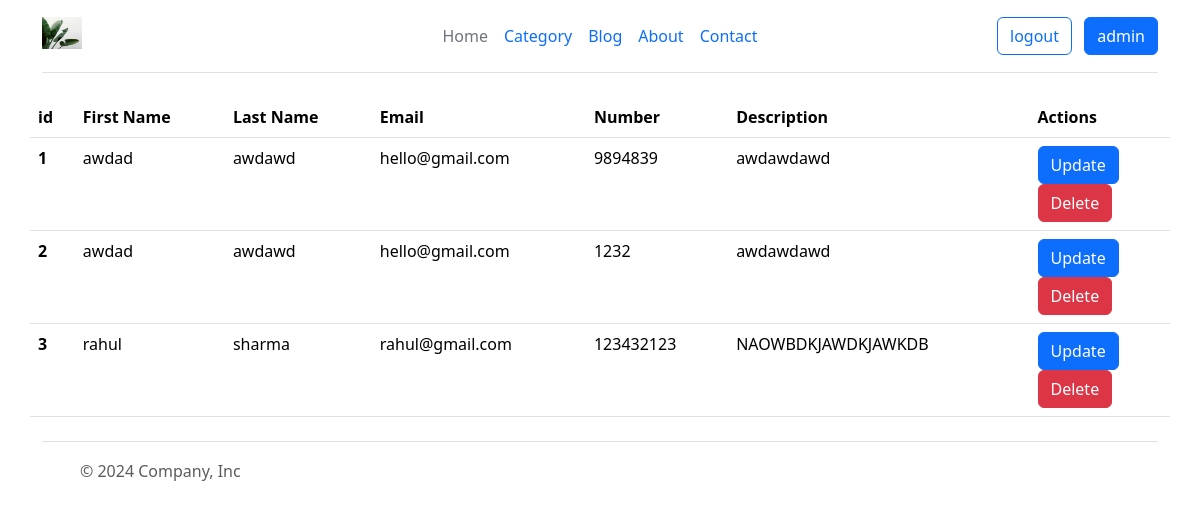
Before: /allContact/ (signed in) with the older database file.
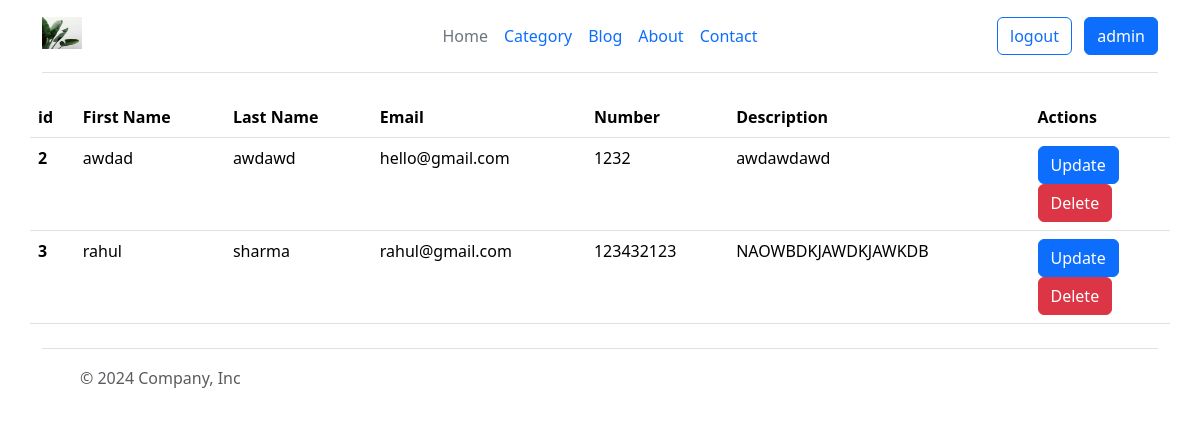
After: the same page with the newer database file.
### contact/models.py (models this page shows, shortened)
class Contact(models.Model):
    first_name = models.CharField(max_length=50)
    last_name = models.CharField(max_length=50)
    email = models.CharField(max_length=50)
    description = models.TextField()
    number = models.CharField(max_length=12)

### contact/views.py (the view)
# urls.py: path('allContact/', views.allContact_view, name="allContact"),
@login_required
def allContact_view(request):
    contact = Contact.objects.all()
    return render(request, "allContact.html", {'contact':contact})

### templates/allContact.html (shortened to what this page needs)
{% include "header.html" %}
<table class="table container">
  <thead>
    <tr>
      <th scope="col">id</th>
      <th scope="col">First Name</th>
      <th scope="col">Last Name</th>
      <th scope="col">Email</th>
      <th scope="col">Number</th>
      <th scope="col">Description</th>
      <th scope="col">Actions</th>
    </tr>
  </thead>
  <tbody>
    {% for a in contact %}
    <tr>
      <th scope="row">{{a.id}}</th>
      <td>{{a.first_name}}</td>
      <td>{{a.last_name}}</td>
      <td>{{a.email}}</td>
      <td>{{a.number}}</td>
      <td>{{a.description}}</td>
      <td>
        <a href={% url "updateContact" pk=a.id %} class="btn btn-primary">Update</a>
        <form method="POST" action={%  url "deleteContact" pk=a.id %} >
            <button type="submit" class="btn btn-danger">Delete</button>
        </form>
      </td>
    </tr>
    {% endfor %}
  </tbody>
</table>
{% include "footer.html" %}

### templates/header.html (shortened to what this page needs)
{% load static %}
<!DOCTYPE html>
<html lang="en">
<head>
    <link rel="stylesheet" href="/static/css/style.css">
    <link href="https://cdn.jsdelivr.net/npm/bootstrap@5.3.3/dist/css/bootstrap.min.css" rel="stylesheet">
</head>
<body>
    <div class="container">
    <header class="d-flex flex-wrap align-items-center justify-content-center justify-content-md-between py-3 mb-4 border-bottom">
      <div class="col-md-3 mb-2 mb-md-0">
        <a href="/" class="d-inline-flex link-body-emphasis text-decoration-none">
          <img class="bi" src="/static/img1.jpg" width="40"
          height="32" role="img" aria-label="Bootstrap">
        </a>
      </div>
      <ul class="nav col-12 col-md-auto mb-2 justify-content-center mb-md-0">
        <li><a href="#" class="nav-link px-2 link-secondary">Home</a></li>
        <li><a href={% url "category" %} class="nav-link px-2">Category</a></li>
        <li><a href={% url "blogs" %} class="nav-link px-2">Blog</a></li>
        <li><a href="#" class="nav-link px-2">About</a></li>
        <li><a href={% url "contact" %} class="nav-link px-2">Contact</a></li>
      </ul>
      {% if user.is_authenticated %}
      <div class="col-md-3 text-end">
        <a type="button" href={% url "logout" %} class="btn btn-outline-primary me-2">logout</a>
        <a type="button" href={% url "register" %} class="btn btn-primary">{{user.username}}</a>
      </div>
      {% else %}
      <div class="col-md-3 text-end">
        <a type="button" href={% url "login" %} class="btn btn-outline-primary me-2">Login</a>
        <a type="button" href={% url "register" %} class="btn btn-primary">Sign-up</a>
      </div>
      {% endif %}
    </header>
  </div>

### templates/footer.html (shortened to what this page needs)
{% load static %}
 <div class="container">
        <footer class="d-flex flex-wrap justify-content-between align-items-center py-3 my-4 border-top">
            <div class="col-md-4 d-flex align-items-center">
            <a href="/" class="mb-3 me-2 mb-md-0 text-body-secondary text-decoration-none lh-1">
                <svg class="bi" width="30" height="24"><use xlink:href="#bootstrap"></use></svg>
            </a>
            <span class="mb-3 mb-md-0 text-body-secondary">© 2024 Company, Inc</span>
            </div>
            <ul class="nav col-md-4 justify-content-end list-unstyled d-flex">
            <li class="ms-3"><a class="text-body-secondary" href="#"><svg class="bi" width="24" height="24"><use xlink:href="#twitter"></use></svg></a></li>
            <li class="ms-3"><a class="text-body-secondary" href="#"><svg class="bi" width="24" height="24"><use xlink:href="#instagram"></use></svg></a></li>
            <li class="ms-3"><a class="text-body-secondary" href="#"><svg class="bi" width="24" height="24"><use xlink:href="#facebook"></use></svg></a></li>
            </ul>
        </footer>
        </div>
</body>
</html>

### static/css/style.css (style rules this page uses)
body { background: #fff; font-family: 'PT Sans', sans-serif; }
a { color: #333; }
.btn { padding: 0.6rem 1.2rem; background: #da5767; border: 2px solid #da5767; }

Changed rows visible on the page:
removed Contact: id "1", first_name "awdad", last_name "awdawd", email "hello@gmail.com", number "9894839", description "awdawdawd"
